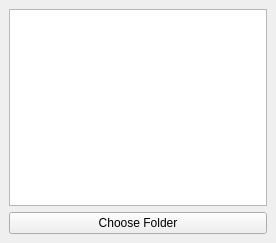
<?xml version="1.0" encoding="UTF-8"?>
<ui version="4.0">
 <class>MainWindow</class>
 <widget class="QMainWindow" name="MainWindow">
  <property name="geometry">
   <rect>
    <x>0</x>
    <y>0</y>
    <width>276</width>
    <height>243</height>
   </rect>
  </property>
  <property name="windowTitle">
   <string>MainWindow</string>
  </property>
  <widget class="QWidget" name="centralwidget">
   <layout class="QGridLayout" name="gridLayout">
    <item row="0" column="0">
     <layout class="QVBoxLayout" name="verticalLayout">
      <item>
       <widget class="QListWidget" name="listWidget"/>
      </item>
      <item>
       <widget class="QPushButton" name="btnBrowse">
        <property name="text">
         <string>Choose Folder</string>
        </property>
       </widget>
      </item>
     </layout>
    </item>
   </layout>
  </widget>
 </widget>
 <resources/>
 <connections/>
</ui>
